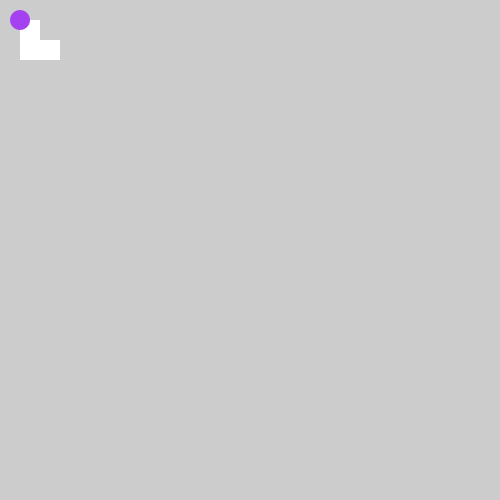
Frame 1 (no input)
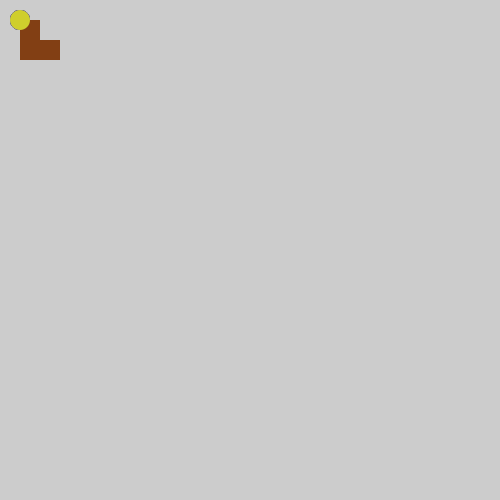
Frame 60 (the mouse pressed at the canvas centre just before this capture)
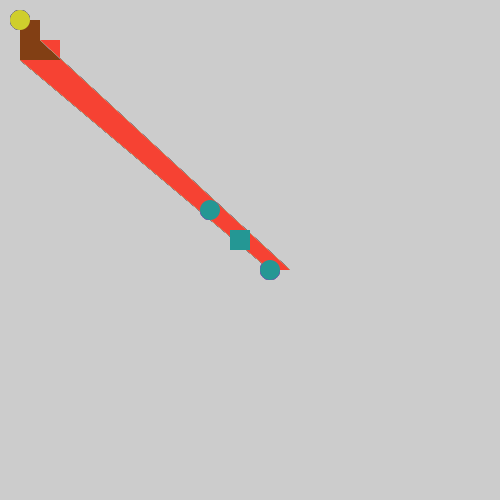
Frame 120 (the mouse held since frame 60 and released just before this capture)

The Processing sketch that drew these frames (run headless with seeded random() and noise(); from frame 60 on, the mouse is pressed at the canvas centre):

// Processing sketch: processing_37314
// ── processing_37314.pde

//LUIS ORTIZ



void setup()
{
  size(500, 500);
  smooth();
  noStroke();

}


void draw()
{
beginShape();
vertex(mouseX+20, mouseY+20);
vertex(mouseX+40, mouseY+20);
vertex(40, 40);
vertex(60, 40);
vertex(60, 60);
vertex(20, 60);
endShape(CLOSE);
 fill(random(255),random(255),random(255));
  rect(mouseX-20, mouseY-20, 20, 20);
  ellipse(mouseX-40,mouseY-40,20,20);
  ellipse(mouseX+20,mouseY+20,20,20);
  fill(random(255),random(255),random(255));


}
